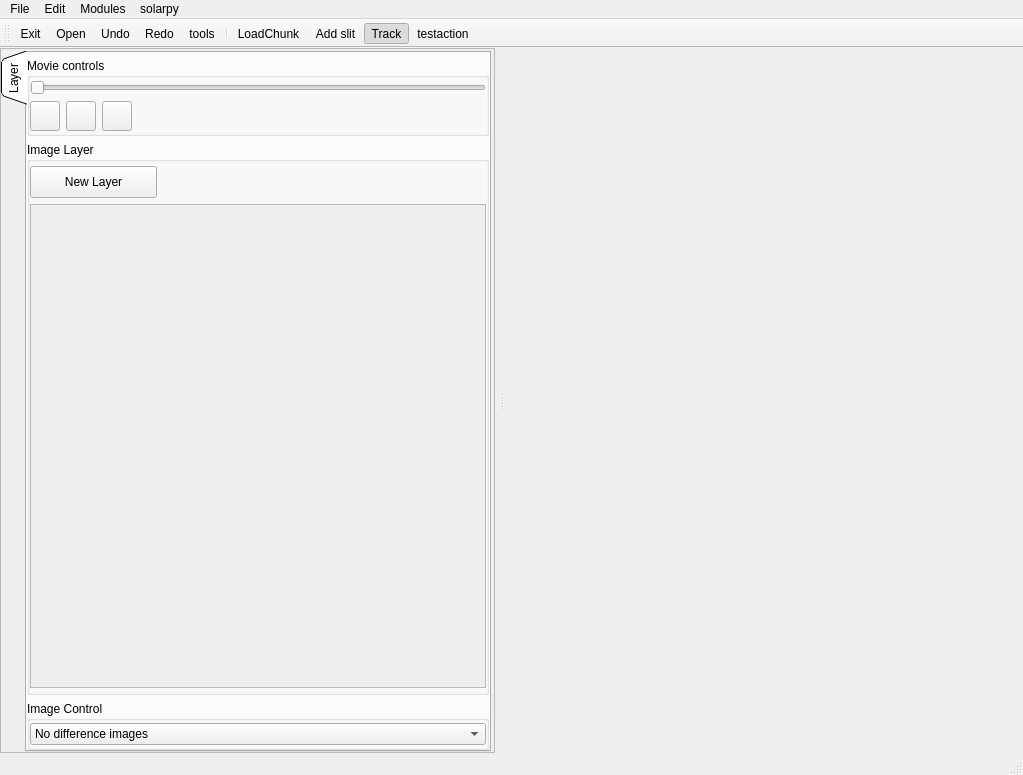
<?xml version="1.0" encoding="UTF-8"?>
<ui version="4.0">
 <class>MainWindow</class>
 <widget class="QMainWindow" name="MainWindow">
  <property name="geometry">
   <rect>
    <x>0</x>
    <y>0</y>
    <width>1023</width>
    <height>775</height>
   </rect>
  </property>
  <property name="sizePolicy">
   <sizepolicy hsizetype="Expanding" vsizetype="Expanding">
    <horstretch>0</horstretch>
    <verstretch>0</verstretch>
   </sizepolicy>
  </property>
  <property name="acceptDrops">
   <bool>true</bool>
  </property>
  <property name="windowTitle">
   <string>MainWindow</string>
  </property>
  <widget class="QWidget" name="centralwidget">
   <property name="sizePolicy">
    <sizepolicy hsizetype="MinimumExpanding" vsizetype="MinimumExpanding">
     <horstretch>0</horstretch>
     <verstretch>0</verstretch>
    </sizepolicy>
   </property>
   <property name="minimumSize">
    <size>
     <width>600</width>
     <height>200</height>
    </size>
   </property>
   <layout class="QVBoxLayout" name="verticalLayout_3">
    <property name="leftMargin">
     <number>0</number>
    </property>
    <property name="topMargin">
     <number>0</number>
    </property>
    <property name="rightMargin">
     <number>0</number>
    </property>
    <property name="bottomMargin">
     <number>0</number>
    </property>
    <item>
     <widget class="QSplitter" name="splitter">
      <property name="orientation">
       <enum>Qt::Horizontal</enum>
      </property>
      <widget class="QWidget" name="controlWidget" native="true">
       <property name="sizePolicy">
        <sizepolicy hsizetype="MinimumExpanding" vsizetype="MinimumExpanding">
         <horstretch>0</horstretch>
         <verstretch>0</verstretch>
        </sizepolicy>
       </property>
       <property name="minimumSize">
        <size>
         <width>315</width>
         <height>400</height>
        </size>
       </property>
       <property name="maximumSize">
        <size>
         <width>500</width>
         <height>16777215</height>
        </size>
       </property>
       <layout class="QGridLayout" name="gridLayout">
        <property name="leftMargin">
         <number>0</number>
        </property>
        <property name="topMargin">
         <number>0</number>
        </property>
        <property name="rightMargin">
         <number>5</number>
        </property>
        <property name="bottomMargin">
         <number>0</number>
        </property>
        <item row="0" column="0">
         <widget class="QScrollArea" name="scrollArea_3">
          <property name="widgetResizable">
           <bool>true</bool>
          </property>
          <widget class="QWidget" name="scrollAreaWidgetContents_3">
           <property name="geometry">
            <rect>
             <x>0</x>
             <y>0</y>
             <width>493</width>
             <height>700</height>
            </rect>
           </property>
           <layout class="QGridLayout" name="gridLayout_8">
            <property name="leftMargin">
             <number>0</number>
            </property>
            <property name="topMargin">
             <number>2</number>
            </property>
            <property name="rightMargin">
             <number>3</number>
            </property>
            <property name="bottomMargin">
             <number>0</number>
            </property>
            <item row="0" column="0">
             <widget class="QTabWidget" name="Control_tab">
              <property name="tabPosition">
               <enum>QTabWidget::West</enum>
              </property>
              <property name="tabShape">
               <enum>QTabWidget::Triangular</enum>
              </property>
              <property name="currentIndex">
               <number>0</number>
              </property>
              <widget class="QWidget" name="layer">
               <attribute name="title">
                <string>Layer</string>
               </attribute>
               <layout class="QGridLayout" name="gridLayout_5">
                <property name="leftMargin">
                 <number>0</number>
                </property>
                <property name="topMargin">
                 <number>5</number>
                </property>
                <property name="rightMargin">
                 <number>0</number>
                </property>
                <property name="bottomMargin">
                 <number>0</number>
                </property>
                <property name="horizontalSpacing">
                 <number>-1</number>
                </property>
                <item row="2" column="0">
                 <widget class="QGroupBox" name="groupBox_image_control">
                  <property name="title">
                   <string>Image Control</string>
                  </property>
                  <layout class="QVBoxLayout" name="verticalLayout_2">
                   <property name="leftMargin">
                    <number>0</number>
                   </property>
                   <property name="topMargin">
                    <number>2</number>
                   </property>
                   <property name="rightMargin">
                    <number>0</number>
                   </property>
                   <property name="bottomMargin">
                    <number>2</number>
                   </property>
                   <item>
                    <widget class="QComboBox" name="control_image_type_3">
                     <item>
                      <property name="text">
                       <string>No difference images</string>
                      </property>
                     </item>
                     <item>
                      <property name="text">
                       <string>Running difference</string>
                      </property>
                     </item>
                     <item>
                      <property name="text">
                       <string>Running difference Ratio</string>
                      </property>
                     </item>
                     <item>
                      <property name="text">
                       <string>Base difference</string>
                      </property>
                     </item>
                     <item>
                      <property name="text">
                       <string>Base difference Ratio</string>
                      </property>
                     </item>
                    </widget>
                   </item>
                  </layout>
                 </widget>
                </item>
                <item row="1" column="0">
                 <widget class="QGroupBox" name="groupBox_image_layers">
                  <property name="sizePolicy">
                   <sizepolicy hsizetype="Expanding" vsizetype="Expanding">
                    <horstretch>0</horstretch>
                    <verstretch>0</verstretch>
                   </sizepolicy>
                  </property>
                  <property name="title">
                   <string>Image Layer</string>
                  </property>
                  <layout class="QVBoxLayout" name="verticalLayout">
                   <property name="leftMargin">
                    <number>0</number>
                   </property>
                   <property name="topMargin">
                    <number>4</number>
                   </property>
                   <property name="rightMargin">
                    <number>0</number>
                   </property>
                   <property name="bottomMargin">
                    <number>4</number>
                   </property>
                   <item>
                    <layout class="QHBoxLayout" name="horizontalLayout">
                     <item>
                      <widget class="QPushButton" name="NewLayer">
                       <property name="sizePolicy">
                        <sizepolicy hsizetype="Fixed" vsizetype="Fixed">
                         <horstretch>0</horstretch>
                         <verstretch>0</verstretch>
                        </sizepolicy>
                       </property>
                       <property name="minimumSize">
                        <size>
                         <width>127</width>
                         <height>32</height>
                        </size>
                       </property>
                       <property name="text">
                        <string>New Layer</string>
                       </property>
                       <property name="icon">
                        <iconset>
                         <normaloff>icon/plus-symbol-button.svg</normaloff>icon/plus-symbol-button.svg</iconset>
                       </property>
                      </widget>
                     </item>
                     <item>
                      <spacer name="horizontalSpacer_2">
                       <property name="orientation">
                        <enum>Qt::Horizontal</enum>
                       </property>
                       <property name="sizeType">
                        <enum>QSizePolicy::MinimumExpanding</enum>
                       </property>
                       <property name="sizeHint" stdset="0">
                        <size>
                         <width>150</width>
                         <height>20</height>
                        </size>
                       </property>
                      </spacer>
                     </item>
                    </layout>
                   </item>
                   <item>
                    <widget class="QScrollArea" name="scrollArea">
                     <property name="widgetResizable">
                      <bool>true</bool>
                     </property>
                     <widget class="QWidget" name="LayerlistBox">
                      <property name="geometry">
                       <rect>
                        <x>0</x>
                        <y>0</y>
                        <width>453</width>
                        <height>483</height>
                       </rect>
                      </property>
                     </widget>
                    </widget>
                   </item>
                  </layout>
                 </widget>
                </item>
                <item row="0" column="0">
                 <widget class="QGroupBox" name="groupBox_movie_controls">
                  <property name="sizePolicy">
                   <sizepolicy hsizetype="Expanding" vsizetype="Fixed">
                    <horstretch>0</horstretch>
                    <verstretch>0</verstretch>
                   </sizepolicy>
                  </property>
                  <property name="title">
                   <string>Movie controls</string>
                  </property>
                  <layout class="QGridLayout" name="gridLayout_10">
                   <property name="leftMargin">
                    <number>0</number>
                   </property>
                   <property name="topMargin">
                    <number>2</number>
                   </property>
                   <property name="rightMargin">
                    <number>0</number>
                   </property>
                   <property name="bottomMargin">
                    <number>2</number>
                   </property>
                   <item row="2" column="0">
                    <widget class="QPushButton" name="btn_prev">
                     <property name="sizePolicy">
                      <sizepolicy hsizetype="Fixed" vsizetype="Fixed">
                       <horstretch>0</horstretch>
                       <verstretch>0</verstretch>
                      </sizepolicy>
                     </property>
                     <property name="minimumSize">
                      <size>
                       <width>30</width>
                       <height>30</height>
                      </size>
                     </property>
                     <property name="maximumSize">
                      <size>
                       <width>20</width>
                       <height>30</height>
                      </size>
                     </property>
                     <property name="statusTip">
                      <string>Step to previous frame</string>
                     </property>
                     <property name="icon">
                      <iconset>
                       <normaloff>icon/left-arrow-4.svg</normaloff>icon/left-arrow-4.svg</iconset>
                     </property>
                     <property name="shortcut">
                      <string>Left</string>
                     </property>
                    </widget>
                   </item>
                   <item row="0" column="0" colspan="5">
                    <widget class="QSlider" name="Slider_frame">
                     <property name="orientation">
                      <enum>Qt::Horizontal</enum>
                     </property>
                    </widget>
                   </item>
                   <item row="2" column="4">
                    <widget class="QLabel" name="label_frame">
                     <property name="text">
                      <string/>
                     </property>
                    </widget>
                   </item>
                   <item row="2" column="2">
                    <widget class="QPushButton" name="btn_next">
                     <property name="enabled">
                      <bool>true</bool>
                     </property>
                     <property name="sizePolicy">
                      <sizepolicy hsizetype="Fixed" vsizetype="Fixed">
                       <horstretch>0</horstretch>
                       <verstretch>0</verstretch>
                      </sizepolicy>
                     </property>
                     <property name="minimumSize">
                      <size>
                       <width>30</width>
                       <height>30</height>
                      </size>
                     </property>
                     <property name="maximumSize">
                      <size>
                       <width>30</width>
                       <height>30</height>
                      </size>
                     </property>
                     <property name="statusTip">
                      <string>Step to next frame</string>
                     </property>
                     <property name="text">
                      <string/>
                     </property>
                     <property name="icon">
                      <iconset>
                       <normaloff>icon/right-arrow-2.svg</normaloff>icon/right-arrow-2.svg</iconset>
                     </property>
                     <property name="shortcut">
                      <string>Right</string>
                     </property>
                    </widget>
                   </item>
                   <item row="2" column="1">
                    <widget class="QPushButton" name="btn_play">
                     <property name="sizePolicy">
                      <sizepolicy hsizetype="Fixed" vsizetype="Fixed">
                       <horstretch>0</horstretch>
                       <verstretch>0</verstretch>
                      </sizepolicy>
                     </property>
                     <property name="minimumSize">
                      <size>
                       <width>30</width>
                       <height>30</height>
                      </size>
                     </property>
                     <property name="maximumSize">
                      <size>
                       <width>30</width>
                       <height>30</height>
                      </size>
                     </property>
                     <property name="statusTip">
                      <string>Play movie</string>
                     </property>
                     <property name="text">
                      <string/>
                     </property>
                     <property name="icon">
                      <iconset>
                       <normaloff>icon/right-arrow.svg</normaloff>icon/right-arrow.svg</iconset>
                     </property>
                    </widget>
                   </item>
                   <item row="2" column="3">
                    <spacer name="horizontalSpacer">
                     <property name="orientation">
                      <enum>Qt::Horizontal</enum>
                     </property>
                     <property name="sizeType">
                      <enum>QSizePolicy::Expanding</enum>
                     </property>
                     <property name="sizeHint" stdset="0">
                      <size>
                       <width>120</width>
                       <height>12</height>
                      </size>
                     </property>
                    </spacer>
                   </item>
                  </layout>
                 </widget>
                </item>
               </layout>
              </widget>
             </widget>
            </item>
           </layout>
          </widget>
         </widget>
        </item>
       </layout>
      </widget>
      <widget class="QWidget" name="plotWidget" native="true">
       <property name="sizePolicy">
        <sizepolicy hsizetype="MinimumExpanding" vsizetype="MinimumExpanding">
         <horstretch>0</horstretch>
         <verstretch>0</verstretch>
        </sizepolicy>
       </property>
       <property name="minimumSize">
        <size>
         <width>240</width>
         <height>0</height>
        </size>
       </property>
       <property name="autoFillBackground">
        <bool>false</bool>
       </property>
      </widget>
     </widget>
    </item>
   </layout>
  </widget>
  <widget class="QMenuBar" name="menubar">
   <property name="geometry">
    <rect>
     <x>0</x>
     <y>0</y>
     <width>1023</width>
     <height>22</height>
    </rect>
   </property>
   <property name="defaultUp">
    <bool>false</bool>
   </property>
   <property name="nativeMenuBar">
    <bool>false</bool>
   </property>
   <widget class="QMenu" name="menuFile">
    <property name="title">
     <string>File</string>
    </property>
    <addaction name="actionOpen"/>
    <addaction name="actionExit"/>
    <addaction name="separator"/>
    <addaction name="actionDisplay_Header"/>
   </widget>
   <widget class="QMenu" name="menuEdit">
    <property name="title">
     <string>Edit</string>
    </property>
    <addaction name="actionUndo"/>
    <addaction name="actionRedo"/>
   </widget>
   <widget class="QMenu" name="menuAbout">
    <property name="title">
     <string>solarpy</string>
    </property>
    <addaction name="actionsolarpy"/>
   </widget>
   <widget class="QMenu" name="menuModules">
    <property name="title">
     <string>Modules</string>
    </property>
   </widget>
   <addaction name="menuFile"/>
   <addaction name="menuEdit"/>
   <addaction name="menuModules"/>
   <addaction name="menuAbout"/>
  </widget>
  <widget class="QStatusBar" name="statusbar"/>
  <widget class="QToolBar" name="toolBar">
   <property name="sizePolicy">
    <sizepolicy hsizetype="Preferred" vsizetype="Fixed">
     <horstretch>0</horstretch>
     <verstretch>0</verstretch>
    </sizepolicy>
   </property>
   <property name="windowTitle">
    <string>toolBar</string>
   </property>
   <property name="iconSize">
    <size>
     <width>18</width>
     <height>18</height>
    </size>
   </property>
   <attribute name="toolBarArea">
    <enum>TopToolBarArea</enum>
   </attribute>
   <attribute name="toolBarBreak">
    <bool>false</bool>
   </attribute>
   <addaction name="actionExit"/>
   <addaction name="actionOpen"/>
   <addaction name="actionUndo"/>
   <addaction name="actionRedo"/>
   <addaction name="actiontools"/>
   <addaction name="separator"/>
   <addaction name="actionLoadChunk"/>
   <addaction name="actionslit"/>
   <addaction name="actionTrack"/>
   <addaction name="actiontestaction"/>
  </widget>
  <action name="actionOpen">
   <property name="enabled">
    <bool>true</bool>
   </property>
   <property name="icon">
    <iconset>
     <normaloff>icon/open-folder-with-document.svg</normaloff>icon/open-folder-with-document.svg</iconset>
   </property>
   <property name="text">
    <string>Open</string>
   </property>
   <property name="statusTip">
    <string>Open new File</string>
   </property>
   <property name="shortcut">
    <string>Ctrl+O</string>
   </property>
  </action>
  <action name="actionExit">
   <property name="icon">
    <iconset>
     <normaloff>icon/power-symbol-2.svg</normaloff>icon/power-symbol-2.svg</iconset>
   </property>
   <property name="text">
    <string>Exit</string>
   </property>
   <property name="statusTip">
    <string>Exit application</string>
   </property>
   <property name="shortcut">
    <string>Ctrl+Q</string>
   </property>
  </action>
  <action name="actionsolarpy">
   <property name="text">
    <string>About solarpy</string>
   </property>
  </action>
  <action name="actionUndo">
   <property name="icon">
    <iconset>
     <normaloff>icon/undo-arrow2.svg</normaloff>icon/undo-arrow2.svg</iconset>
   </property>
   <property name="text">
    <string>Undo</string>
   </property>
   <property name="statusTip">
    <string>Undo</string>
   </property>
   <property name="shortcut">
    <string>Ctrl+Z</string>
   </property>
  </action>
  <action name="actionRedo">
   <property name="icon">
    <iconset>
     <normaloff>icon/redo-arrow-2.svg</normaloff>icon/redo-arrow-2.svg</iconset>
   </property>
   <property name="text">
    <string>Redo</string>
   </property>
   <property name="statusTip">
    <string>Redo</string>
   </property>
   <property name="shortcut">
    <string>Ctrl+Shift+Z</string>
   </property>
  </action>
  <action name="actionslit">
   <property name="checkable">
    <bool>true</bool>
   </property>
   <property name="icon">
    <iconset>
     <normaloff>icon/map-route.svg</normaloff>icon/map-route.svg</iconset>
   </property>
   <property name="text">
    <string>Add slit</string>
   </property>
   <property name="toolTip">
    <string>Add slit</string>
   </property>
   <property name="statusTip">
    <string>Add a slit</string>
   </property>
  </action>
  <action name="actionTrack">
   <property name="checkable">
    <bool>true</bool>
   </property>
   <property name="checked">
    <bool>true</bool>
   </property>
   <property name="icon">
    <iconset>
     <normaloff>icon/aim.svg</normaloff>icon/aim.svg</iconset>
   </property>
   <property name="text">
    <string>Track</string>
   </property>
   <property name="toolTip">
    <string>Track</string>
   </property>
   <property name="statusTip">
    <string>De-rotation</string>
   </property>
  </action>
  <action name="actionLoadChunk">
   <property name="icon">
    <iconset>
     <normaloff>icon/download.svg</normaloff>icon/download.svg</iconset>
   </property>
   <property name="text">
    <string>LoadChunk</string>
   </property>
   <property name="statusTip">
    <string>LoadChunk</string>
   </property>
  </action>
  <action name="actionDisplay_Header">
   <property name="enabled">
    <bool>false</bool>
   </property>
   <property name="text">
    <string>Display Header</string>
   </property>
  </action>
  <action name="actiontestaction">
   <property name="text">
    <string>testaction</string>
   </property>
  </action>
  <action name="actiontools">
   <property name="icon">
    <iconset>
     <normaloff>icon/edit.svg</normaloff>icon/edit.svg</iconset>
   </property>
   <property name="text">
    <string>tools</string>
   </property>
  </action>
 </widget>
 <resources/>
 <connections/>
</ui>
